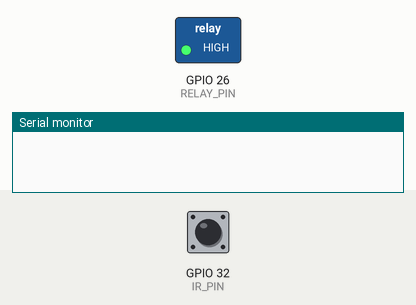
Simulated run of this sketch. Board: ESP32. On the bench: switched loads named in the sketch (green lamp = pin HIGH), the last lines printed to the serial monitor. Inputs (shaded band) come from the test bench; at power-on: GPIO 32 (IR_PIN) HIGH.

Above: at 1.2 s.
1.3 s: GPIO 32 (IR_PIN) driven LOW
At 1.7 s:
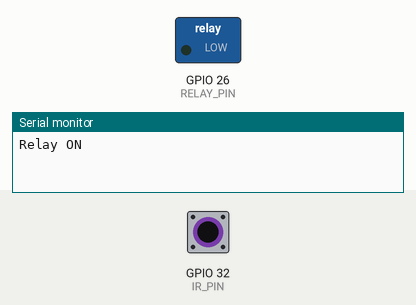
2.8 s: GPIO 32 (IR_PIN) pulsed HIGH 5 times (0.12 s each, 0.3 s apart)
At 4.0 s:
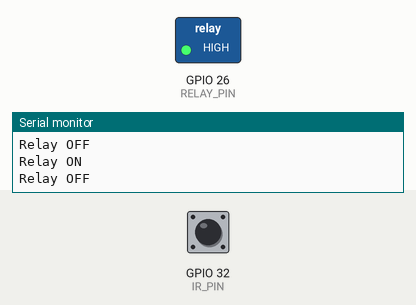
Timing chart, 0 to 5.8 s (numbered marks = the images above; inputs shaded):
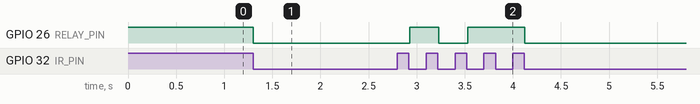

Measured:
- after the input at 1.3 s, GPIO 26 (RELAY_PIN): HIGH → LOW at once
- after the input at 2.8 s, GPIO 26 (RELAY_PIN): LOW → HIGH after 0.13 s, → LOW 0.30 s later, → HIGH 0.30 s later, → LOW 0.59 s later

The sketch:

ir_relay_toggle.ino.ino
```cpp
const int IR_PIN    = 32;
const int RELAY_PIN = 26;

const bool RELAY_ACTIVE_LOW = true;
const bool IR_ACTIVE_LOW    = true;
const unsigned long DEBOUNCE_MS = 300;

bool relayOn = false;
bool lastDetected = false;
unsigned long lastToggle = 0;

void setRelay(bool on) {
  digitalWrite(RELAY_PIN, (on == RELAY_ACTIVE_LOW) ? LOW : HIGH);
}

bool irDetected() {
  return digitalRead(IR_PIN) == (IR_ACTIVE_LOW ? LOW : HIGH);
}

void setup() {
  Serial.begin(115200);
  pinMode(IR_PIN, INPUT);
  pinMode(RELAY_PIN, OUTPUT);
  setRelay(false);   // start OFF
}

void loop() {
  bool detected = irDetected();

  // Toggle only on the moment an object appears (not-detected -> detected)
  if (detected && !lastDetected && (millis() - lastToggle > DEBOUNCE_MS)) {
    relayOn = !relayOn;
    setRelay(relayOn);
    lastToggle = millis();
    Serial.println(relayOn ? "Relay ON" : "Relay OFF");
  }

  lastDetected = detected;
  delay(10);
}
```
